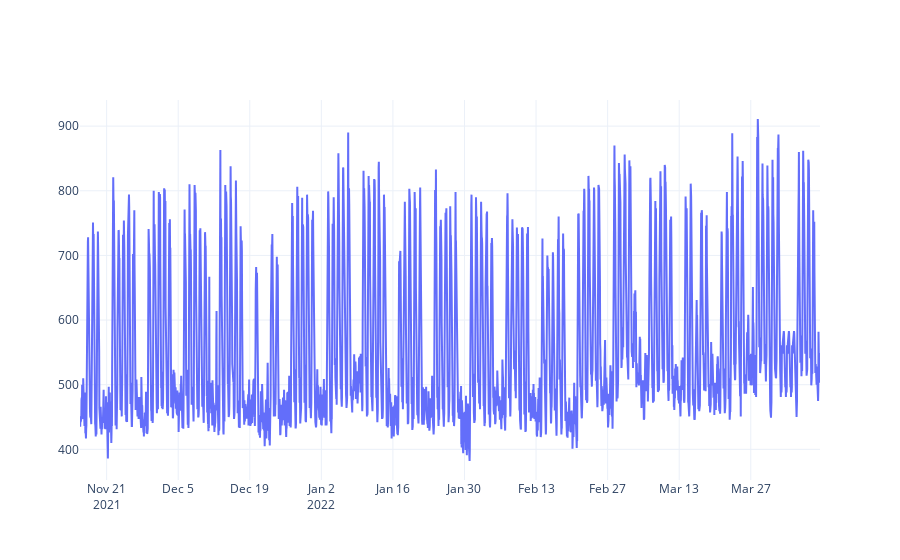

Here is the notebook cell this chart was saved with:
### Code cell
p = go.Figure()
p.add_trace(go.Scatter(
    x = df.index,
    y = df.value
))

### Figure 1 — Plotly figure (JSON) as saved in the notebook; plotly's stock layout.template omitted (floating-point values rounded to 4 significant figures; data arrays with more than 128 entries replaced by an {"elided": "..."} marker saying what was removed)
{"data": [{"type": "scatter", "x": {"elided": "3475 str values"}, "y": {"elided": "3475 int values"}}], "layout": {}}
